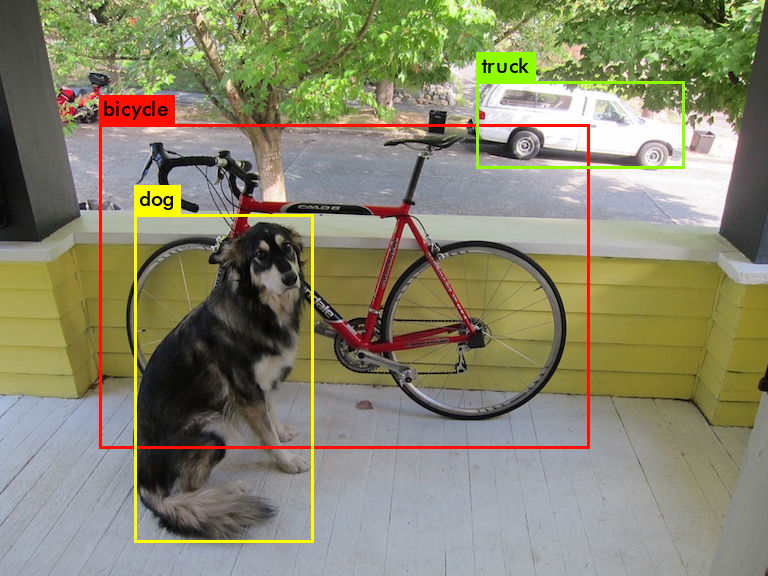
#> input picture Module 6 Computer Vision/D1/annotations.jpg, 768 x 576 px, given in place of Tennis5261.mp4, which was not available
$ python 18FollowTheRed.py
#> lines starting #> are read from the running program, lines starting #| are printed output that depends on the picture; after the words box and inside, x2 and y2 are one past the last pixel; in counts of white or black regions, pixels touching at a corner belong together; pictures that were not available may be replaced by others from this repository, and a replacement may not be noted
import cv2
import numpy as np

video = cv2.VideoCapture('img/Tennis5261.mp4')

lower_red = (0, 150, 50)
upper_red = (20, 255, 255)
lower_blue = (95, 150, 20)
upper_blue = (105, 200, 200)


while(video.isOpened()):
    check, frame = video.read()
#> frame is the input picture: shape (576, 768, 3); mean B, G, R 109.6, 134.9, 136.5
    if frame is not None:
        img = cv2.cvtColor(frame, cv2.COLOR_BGR2HSV)
#> img: shape (576, 768, 3); mean H, S, V 60.7, 70, 145.2
        mask_red = cv2.inRange(img, lower_red, upper_red)
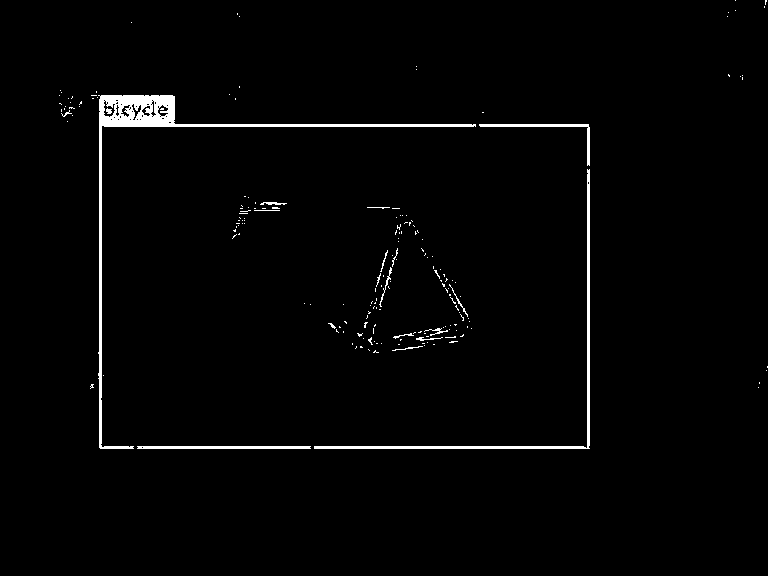
#> mask_red: shape (576, 768); 1.7% white; 187 white regions (169 under 20 px), largest, box (x1, y1, x2, y2) and area: (98, 95, 476, 449) 4011, (314, 169, 590, 449) 1649, (137, 446, 311, 449) 519
        mask_blue = cv2.inRange(img, lower_blue, upper_blue)
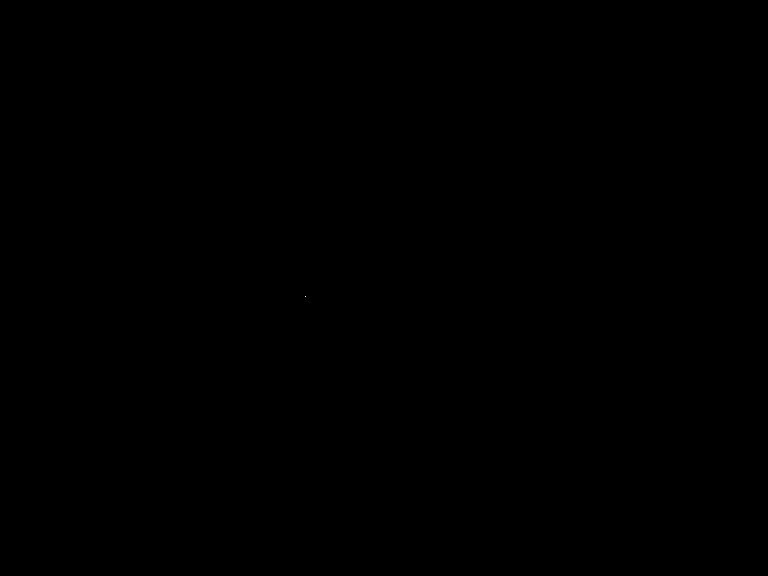
#> mask_blue: shape (576, 768); 0% white in thin lines or dots, all inside (x1, y1, x2, y2) = (305, 296, 306, 297)
        rd_blu_mask = cv2.bitwise_or(mask_red, mask_blue)
        rdbl_2 = cv2.bitwise_and(frame, frame, mask=rd_blu_mask)
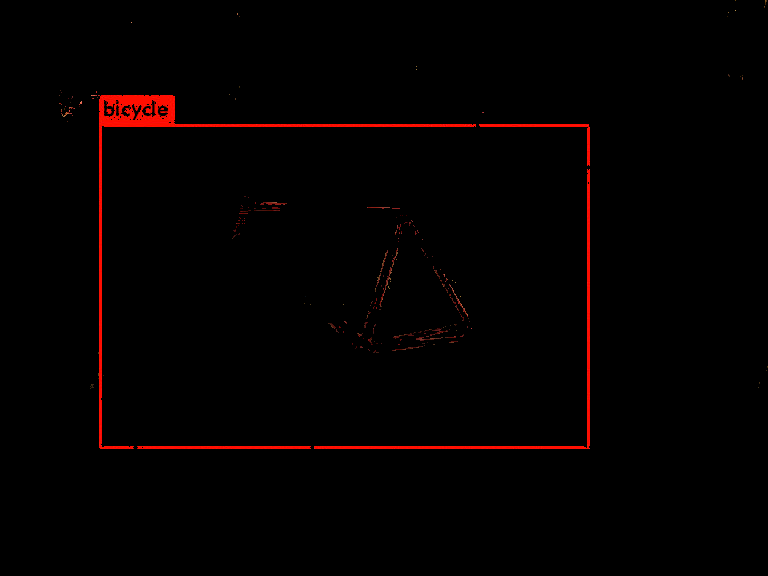
#> rdbl_2: shape (576, 768, 3); mean B, G, R 0.1, 0.3, 4
        no_red = cv2.bitwise_and(frame, frame, mask=mask_red)
        #img = frame
        cv2.imshow('frame', no_red)
        cv2.imshow('Both', rdbl_2)
        # cv2.imshow('Mask', mask_blue)
        if cv2.waitKey(50) & 0xFF == ord('q'):
#> (key q is pressed here)
            break
    else:
        break


video.release()
cv2.destroyAllWindows()
cv2.waitKey(1)
